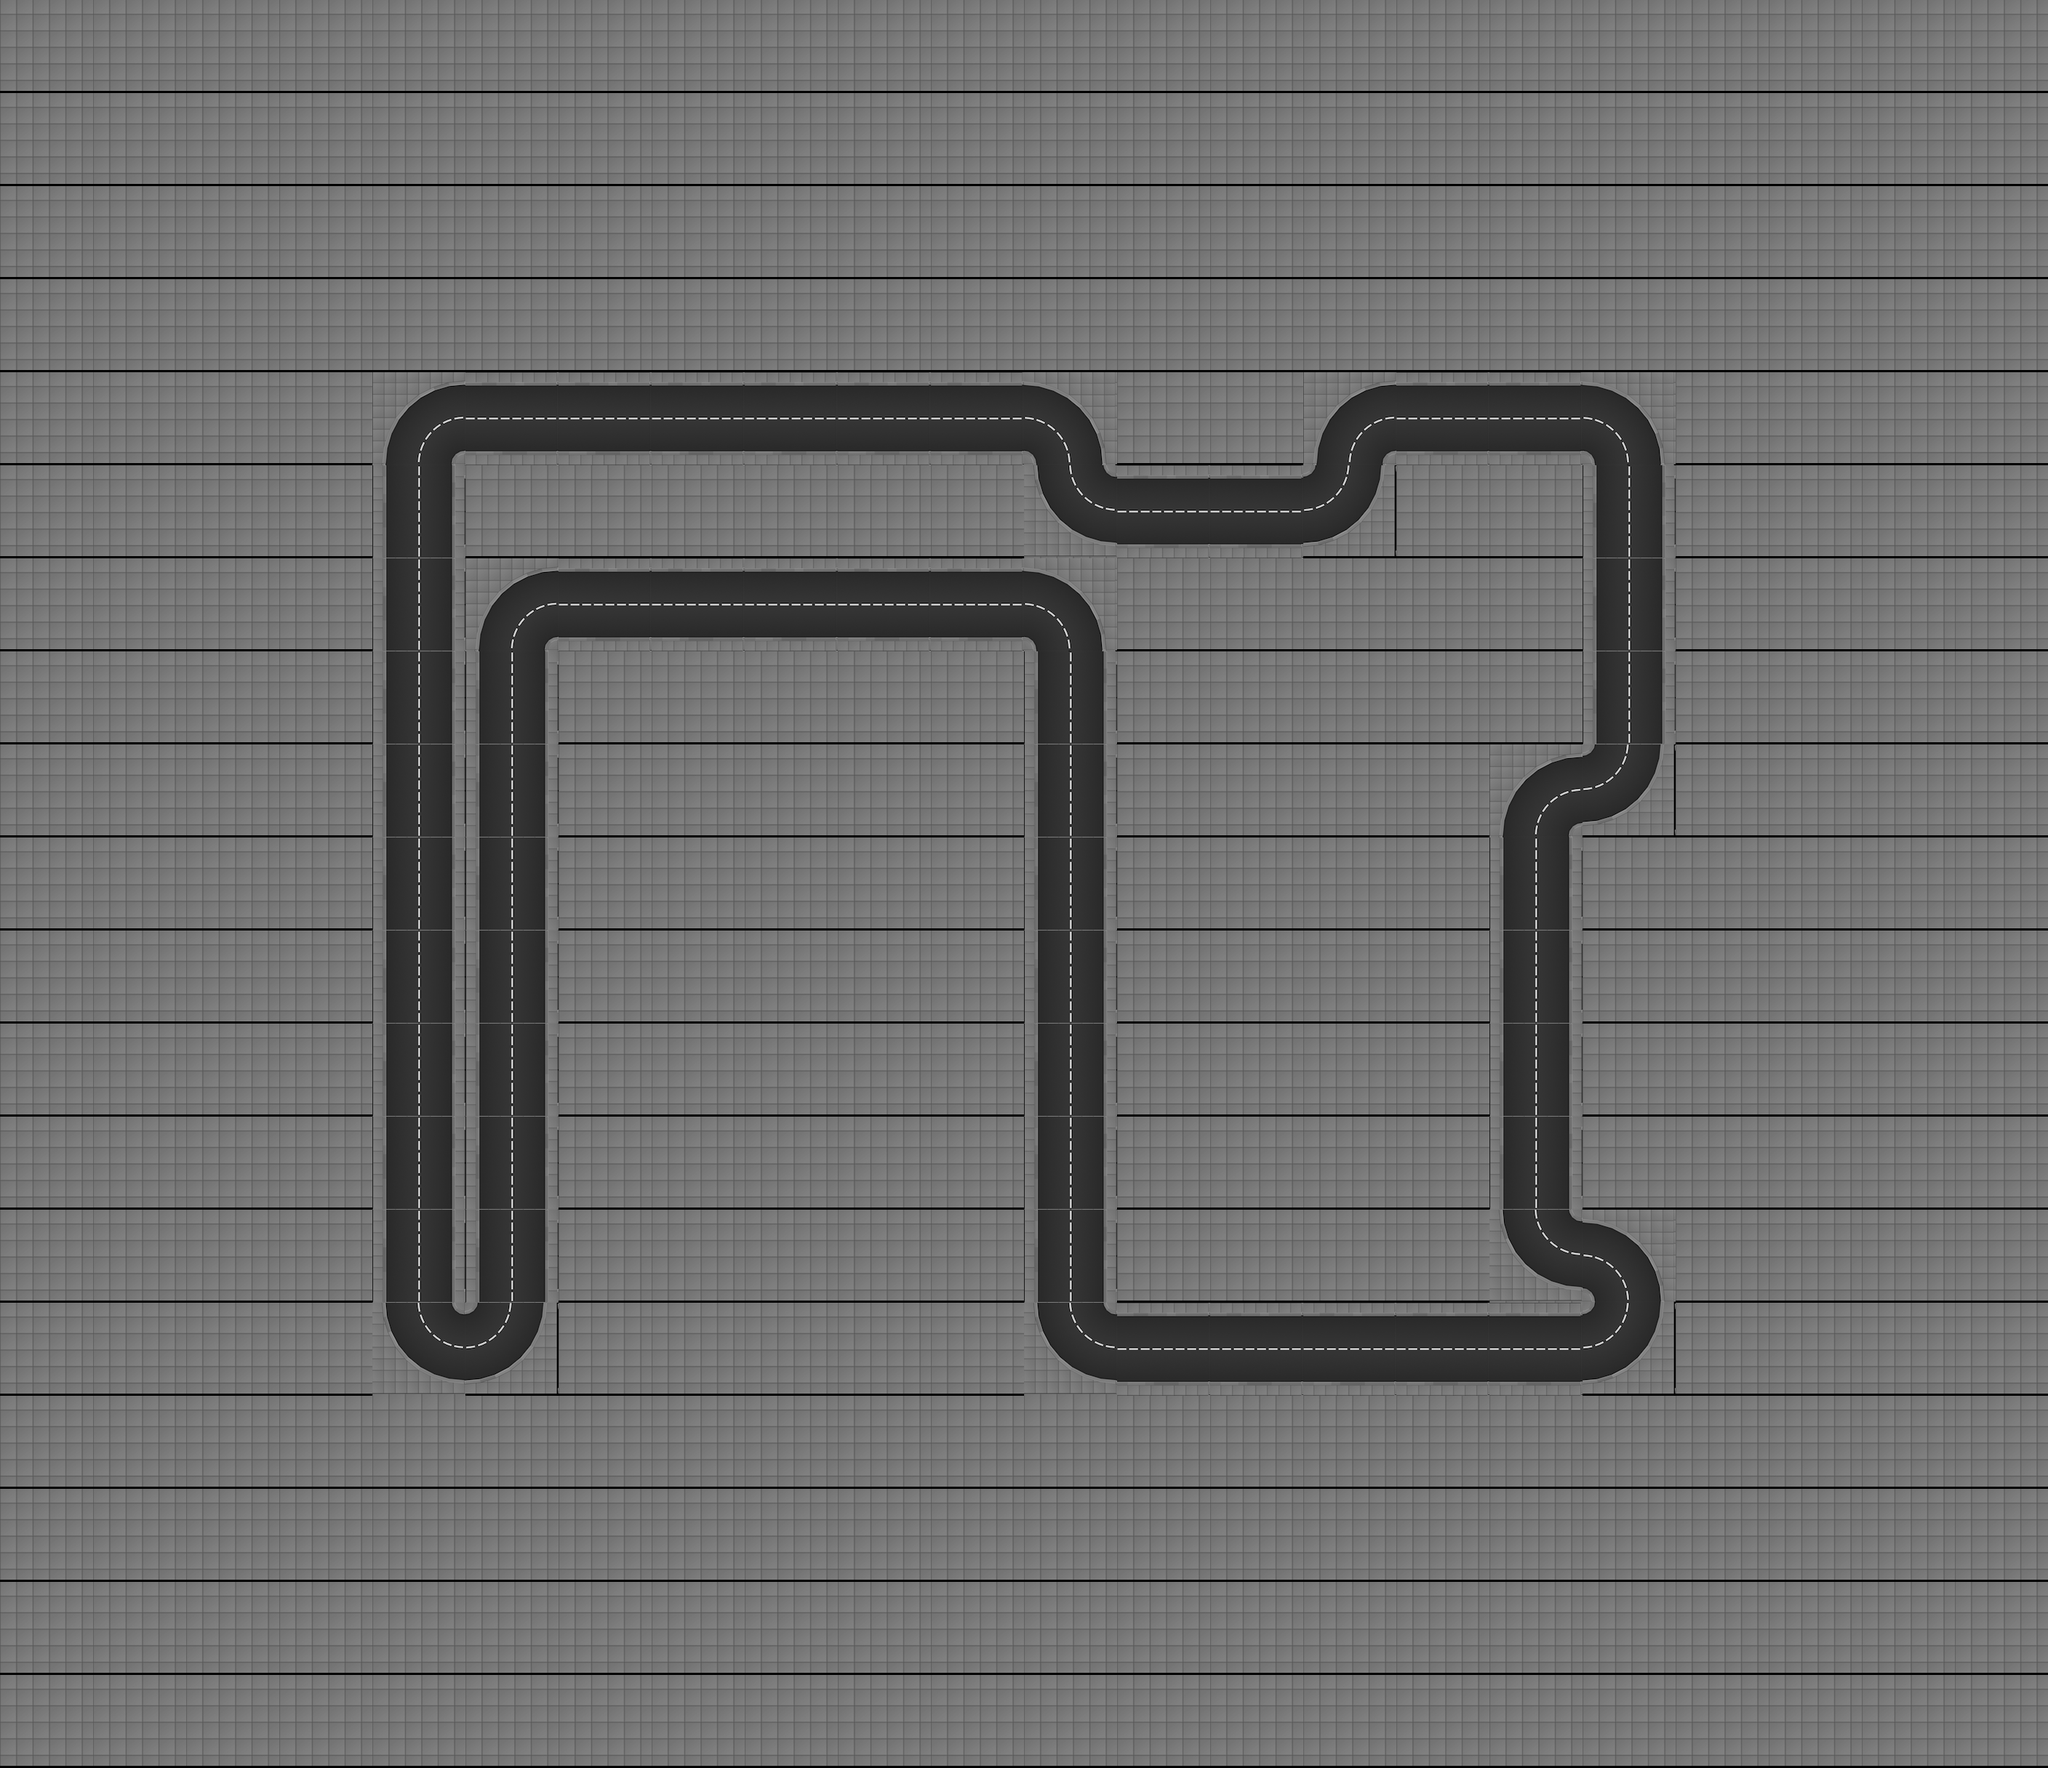

A level layout from a 2D game, rendered from its tile map. Below: a short description, then the map file with tile-grid data replaced by summaries:
An orthogonal 22x19 tile map with 128x128 px tiles, 1 tile layer (track), 2 tilesets and 416 objects (61x appartment_roof_01, 22x appartment_ground_floor_01, 22x appartment_ground_floor_03, 17x appartment_ground_floor_02, 11x office_06_ground_floor, ...).

<map height="19" infinite="0" nextlayerid="1" nextobjectid="1" orientation="orthogonal" renderorder="right-down" tiledversion="1.2.2" tileheight="128" tilewidth="128" version="1.2" width="22"><tileset firstgid="1" source="../../gbResources/set_tiles.tsx" /><tileset firstgid="134" source="../../gbResources/set_objects.tsx" /><layer height="19" id="1" name="track" width="22"><data>[418 cells, 418 non-empty, 7 distinct tile ids]</data></layer><objectgroup id="1" name="walls"><object id="1" x="512" y="640"><polyline points="16,0 32,-64 64,-96 128,-112" /></object><object id="2" x="512" y="640"><polyline points="112,0 114,-8 120,-14 128,-16" /></object><object id="3" x="512" y="704.0"><polyline points="16,-64 16,64" /></object><object id="4" x="512" y="704.0"><polyline points="112,-64 112,64" /></object><object id="5" x="512" y="832.0"><polyline points="16,-64 16,64" /></object><object id="6" x="512" y="832.0"><polyline points="112,-64 112,64" /></object><object id="7" x="512" y="960.0"><polyline points="16,-64 16,64" /></object><object id="8" x="512" y="960.0"><polyline points="112,-64 112,64" /></object><object id="9" x="512" y="1088.0"><polyline points="16,-64 16,64" /></object><object id="10" x="512" y="1088.0"><polyline points="112,-64 112,64" /></object><object id="11" x="512" y="1216.0"><polyline points="16,-64 16,64" /></object><object id="12" x="512" y="1216.0"><polyline points="112,-64 112,64" /></object><object id="13" x="512" y="1344.0"><polyline points="16,-64 16,64" /></object><object id="14" x="512" y="1344.0"><polyline points="112,-64 112,64" /></object><object id="15" x="512" y="1472.0"><polyline points="16,-64 16,64" /></object><object id="16" x="512" y="1472.0"><polyline points="112,-64 112,64" /></object><object id="17" x="512" y="1600.0"><polyline points="16,-64 16,64" /></object><object id="18" x="512" y="1600.0"><polyline points="112,-64 112,64" /></object><object id="19" x="512" y="1728.0"><polyline points="16,-64 16,64" /></object><object id="20" x="512" y="1728.0"><polyline points="112,-64 112,64" /></object><object id="21" x="512" y="1920"><polyline points="16,-128 32,-64 64,-32 128,-16" /></object><object id="22" x="512" y="1920"><polyline points="112,-128 114,-120 120,-114 128,-112" /></object><object id="23" x="640" y="592.0"><polyline points="0,-64 128,-64" /></object><object id="24" x="640" y="560.0"><polyline points="0,64 128,64" /></object><object id="25" x="640" y="896"><polyline points="16,0 32,-64 64,-96 128,-112" /></object><object id="26" x="640" y="896"><polyline points="112,0 114,-8 120,-14 128,-16" /></object><object id="27" x="640" y="960.0"><polyline points="16,-64 16,64" /></object><object id="28" x="640" y="960.0"><polyline points="112,-64 112,64" /></object><object id="29" x="640" y="1088.0"><polyline points="16,-64 16,64" /></object><object id="30" x="640" y="1088.0"><polyline points="112,-64 112,64" /></object><object id="31" x="640" y="1216.0"><polyline points="16,-64 16,64" /></object><object id="32" x="640" y="1216.0"><polyline points="112,-64 112,64" /></object><object id="33" x="640" y="1344.0"><polyline points="16,-64 16,64" /></object><object id="34" x="640" y="1344.0"><polyline points="112,-64 112,64" /></object><object id="35" x="640" y="1472.0"><polyline points="16,-64 16,64" /></object><object id="36" x="640" y="1472.0"><polyline points="112,-64 112,64" /></object><object id="37" x="640" y="1600.0"><polyline points="16,-64 16,64" /></object><object id="38" x="640" y="1600.0"><polyline points="112,-64 112,64" /></object><object id="39" x="640" y="1728.0"><polyline points="16,-64 16,64" /></object><object id="40" x="640" y="1728.0"><polyline points="112,-64 112,64" /></object><object id="41" x="640" y="1920"><polyline points="112,-128 96,-64 64,-32 0,-16" /></object><object id="42" x="640" y="1920"><polyline points="16,-128 14,-120 8,-114 0,-112" /></object><object id="43" x="768" y="592.0"><polyline points="0,-64 128,-64" /></object><object id="44" x="768" y="560.0"><polyline points="0,64 128,64" /></object><object id="45" x="768" y="848.0"><polyline points="0,-64 128,-64" /></object><object id="46" x="768" y="816.0"><polyline points="0,64 128,64" /></object><object id="47" x="896" y="592.0"><polyline points="0,-64 128,-64" /></object><object id="48" x="896" y="560.0"><polyline points="0,64 128,64" /></object><object id="49" x="896" y="848.0"><polyline points="0,-64 128,-64" /></object><object id="50" x="896" y="816.0"><polyline points="0,64 128,64" /></object><object id="51" x="1024" y="592.0"><polyline points="0,-64 128,-64" /></object><object id="52" x="1024" y="560.0"><polyline points="0,64 128,64" /></object><object id="53" x="1024" y="848.0"><polyline points="0,-64 128,-64" /></object><object id="54" x="1024" y="816.0"><polyline points="0,64 128,64" /></object><object id="55" x="1152" y="592.0"><polyline points="0,-64 128,-64" /></object><object id="56" x="1152" y="560.0"><polyline points="0,64 128,64" /></object><object id="57" x="1152" y="848.0"><polyline points="0,-64 128,-64" /></object><object id="58" x="1152" y="816.0"><polyline points="0,64 128,64" /></object><object id="59" x="1280" y="592.0"><polyline points="0,-64 128,-64" /></object><object id="60" x="1280" y="560.0"><polyline points="0,64 128,64" /></object><object id="61" x="1280" y="848.0"><polyline points="0,-64 128,-64" /></object><object id="62" x="1280" y="816.0"><polyline points="0,64 128,64" /></object><object id="63" x="1408" y="640"><polyline points="0,-112 64,-96 96,-64 112,0" /></object><object id="64" x="1408" y="640"><polyline points="0,-16 8,-14 14,-8 16,0" /></object><object id="65" x="1408" y="768"><polyline points="16,-128 32,-64 64,-32 128,-16" /></object><object id="66" x="1408" y="768"><polyline points="112,-128 114,-120 120,-114 128,-112" /></object><object id="67" x="1408" y="896"><polyline points="0,-112 64,-96 96,-64 112,0" /></object><object id="68" x="1408" y="896"><polyline points="0,-16 8,-14 14,-8 16,0" /></object><object id="69" x="1408" y="960.0"><polyline points="16,-64 16,64" /></object><object id="70" x="1408" y="960.0"><polyline points="112,-64 112,64" /></object><object id="71" x="1408" y="1088.0"><polyline points="16,-64 16,64" /></object><object id="72" x="1408" y="1088.0"><polyline points="112,-64 112,64" /></object><object id="73" x="1408" y="1216.0"><polyline points="16,-64 16,64" /></object><object id="74" x="1408" y="1216.0"><polyline points="112,-64 112,64" /></object><object id="75" x="1408" y="1344.0"><polyline points="16,-64 16,64" /></object><object id="76" x="1408" y="1344.0"><polyline points="112,-64 112,64" /></object><object id="77" x="1408" y="1472.0"><polyline points="16,-64 16,64" /></object><object id="78" x="1408" y="1472.0"><polyline points="112,-64 112,64" /></object><object id="79" x="1408" y="1600.0"><polyline points="16,-64 16,64" /></object><object id="80" x="1408" y="1600.0"><polyline points="112,-64 112,64" /></object><object id="81" x="1408" y="1728.0"><polyline points="16,-64 16,64" /></object><object id="82" x="1408" y="1728.0"><polyline points="112,-64 112,64" /></object><object id="83" x="1408" y="1920"><polyline points="16,-128 32,-64 64,-32 128,-16" /></object><object id="84" x="1408" y="1920"><polyline points="112,-128 114,-120 120,-114 128,-112" /></object><object id="85" x="1536" y="720.0"><polyline points="0,-64 128,-64" /></object></objectgroup><objectgroup id="2" name="route"><!-- 1 objects omitted --></objectgroup><objectgroup id="3" name="lights"><!-- 66 objects omitted --></objectgroup><objectgroup id="4" name="slow_motion_triggers"><!-- 16 objects omitted --></objectgroup><objectgroup id="5" name="speed_up_triggers"><!-- 9 objects omitted --></objectgroup><objectgroup id="6" name="buildings"><!-- 188 objects omitted --></objectgroup><objectgroup id="7" name="spawners"><!-- 4 objects omitted --></objectgroup></map>
<!-- 331 of 416 objects omitted -->
